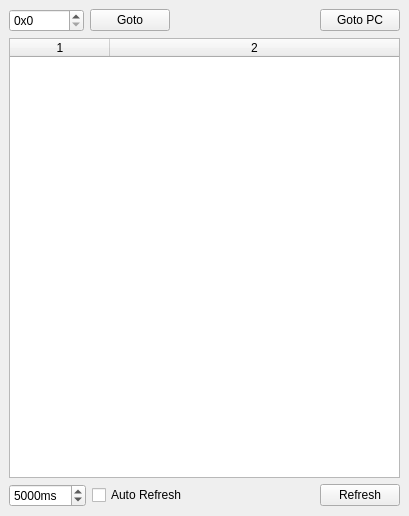
<?xml version="1.0" encoding="UTF-8"?>
<ui version="4.0">
 <class>ViewMemoryWindow</class>
 <widget class="QMainWindow" name="ViewMemoryWindow">
  <property name="geometry">
   <rect>
    <x>0</x>
    <y>0</y>
    <width>409</width>
    <height>516</height>
   </rect>
  </property>
  <property name="windowTitle">
   <string>View Memory</string>
  </property>
  <widget class="QWidget" name="centralwidget">
   <layout class="QVBoxLayout" name="verticalLayout">
    <item>
     <layout class="QHBoxLayout" name="btnLayout">
      <property name="bottomMargin">
       <number>0</number>
      </property>
      <item>
       <widget class="QSpinBox" name="gotoSpin">
        <property name="sizePolicy">
         <sizepolicy hsizetype="Fixed" vsizetype="Fixed">
          <horstretch>0</horstretch>
          <verstretch>0</verstretch>
         </sizepolicy>
        </property>
        <property name="minimumSize">
         <size>
          <width>75</width>
          <height>0</height>
         </size>
        </property>
        <property name="prefix">
         <string>0x</string>
        </property>
        <property name="maximum">
         <number>65535</number>
        </property>
        <property name="displayIntegerBase">
         <number>16</number>
        </property>
       </widget>
      </item>
      <item>
       <widget class="QPushButton" name="gotoBtn">
        <property name="text">
         <string>Goto</string>
        </property>
       </widget>
      </item>
      <item>
       <spacer name="horizontalSpacer">
        <property name="orientation">
         <enum>Qt::Horizontal</enum>
        </property>
        <property name="sizeHint" stdset="0">
         <size>
          <width>40</width>
          <height>20</height>
         </size>
        </property>
       </spacer>
      </item>
      <item>
       <widget class="QPushButton" name="gotoPcBtn">
        <property name="text">
         <string>Goto PC</string>
        </property>
       </widget>
      </item>
     </layout>
    </item>
    <item>
     <widget class="QTableWidget" name="memoryTable">
      <property name="editTriggers">
       <set>QAbstractItemView::NoEditTriggers</set>
      </property>
      <property name="selectionMode">
       <enum>QAbstractItemView::NoSelection</enum>
      </property>
      <property name="columnCount">
       <number>2</number>
      </property>
      <attribute name="horizontalHeaderStretchLastSection">
       <bool>true</bool>
      </attribute>
      <attribute name="verticalHeaderVisible">
       <bool>false</bool>
      </attribute>
      <column/>
      <column/>
     </widget>
    </item>
    <item>
     <layout class="QHBoxLayout" name="refreshLayout">
      <property name="bottomMargin">
       <number>0</number>
      </property>
      <item>
       <widget class="QSpinBox" name="refreshSpin">
        <property name="suffix">
         <string>ms</string>
        </property>
        <property name="minimum">
         <number>250</number>
        </property>
        <property name="maximum">
         <number>99999</number>
        </property>
        <property name="singleStep">
         <number>500</number>
        </property>
        <property name="value">
         <number>5000</number>
        </property>
       </widget>
      </item>
      <item>
       <widget class="QCheckBox" name="autoRefreshCheck">
        <property name="text">
         <string>Auto Refresh</string>
        </property>
       </widget>
      </item>
      <item>
       <spacer name="horizontalSpacer_2">
        <property name="orientation">
         <enum>Qt::Horizontal</enum>
        </property>
        <property name="sizeHint" stdset="0">
         <size>
          <width>40</width>
          <height>20</height>
         </size>
        </property>
       </spacer>
      </item>
      <item>
       <widget class="QPushButton" name="refreshBtn">
        <property name="text">
         <string>Refresh</string>
        </property>
       </widget>
      </item>
     </layout>
    </item>
   </layout>
  </widget>
 </widget>
 <resources/>
 <connections/>
</ui>
